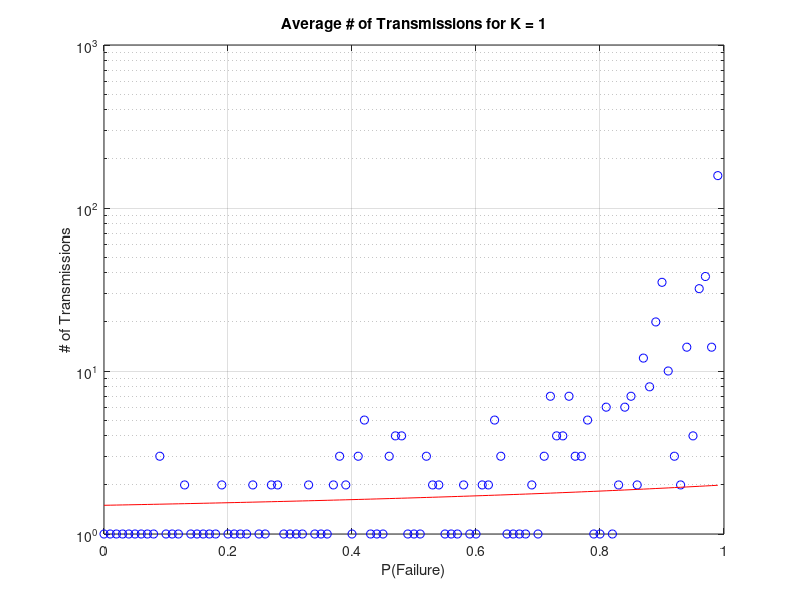
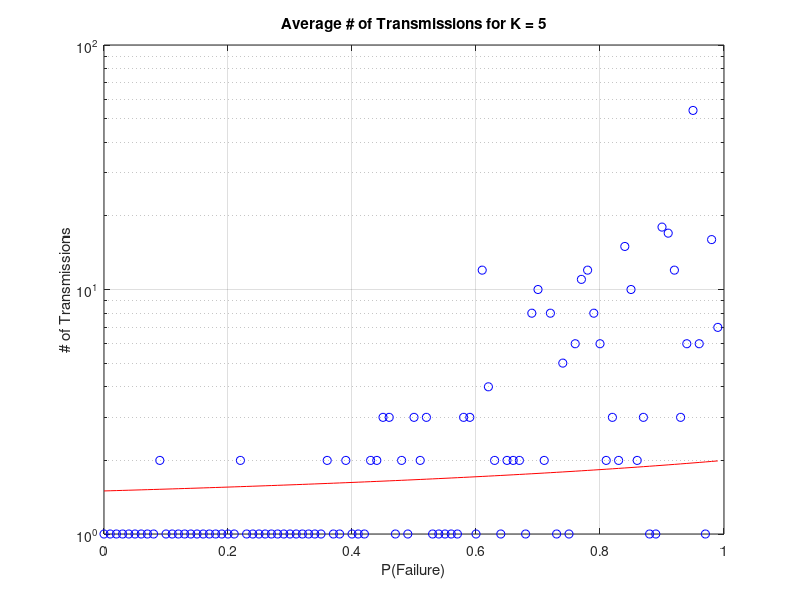
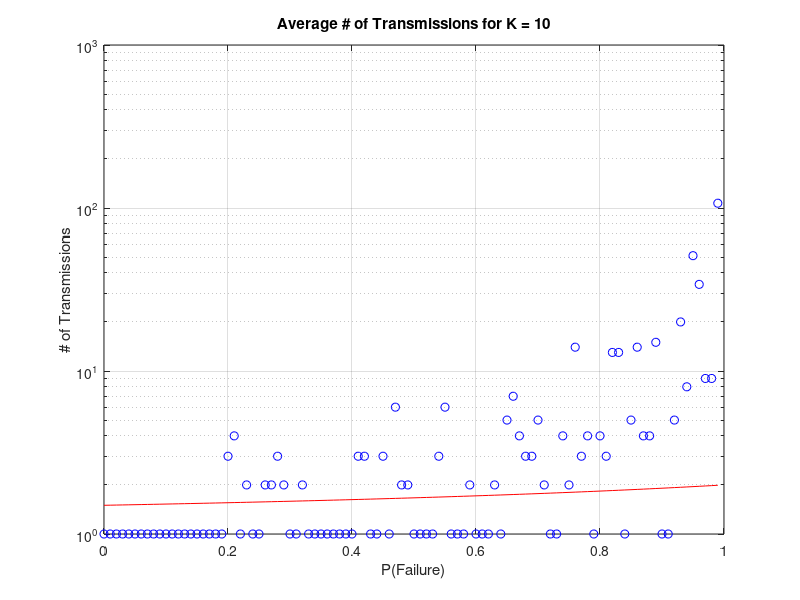
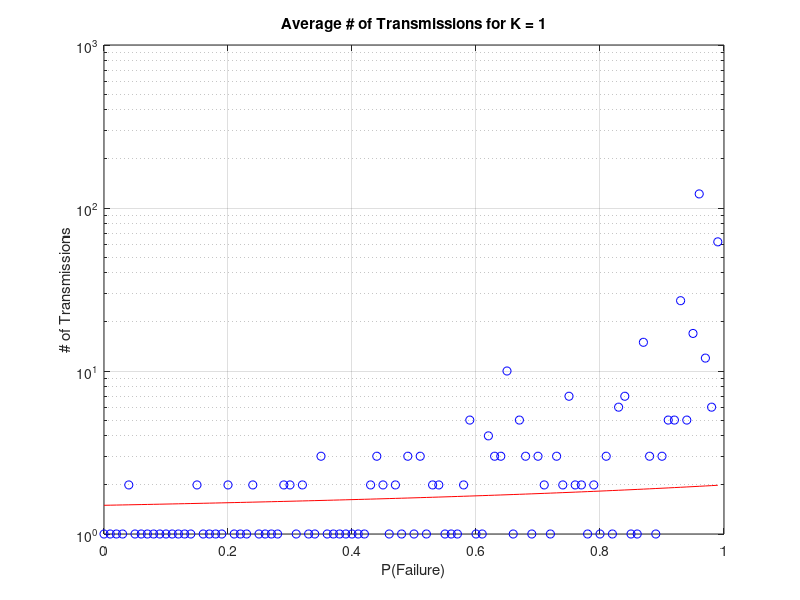

The MATLAB script that drew these images, in order:
%% Function runCustomCompoundNetworkSim()
% Parameters
%  K - the number of packets in the application message
%  p - the probability of failure 
%  N - the number of simulations to run
%
% Returns: the average numeric result across the total simulations

function simulatedData = runCustomCompoundNetworkSim()

close all; %helps a little

K = [1,5,10];
p_99 = 0:0.01:0.99; 
p_1 = zeros(1, length(p_99)) + .01;
p_6 = zeros(1, length(p_99)) + .06;
N = 1000; %needed?

simulatedData = zeros(length(K), length(p_99));
calculatedData = zeros(length(K), length(p_99));

for run = 1 : 6 %run through 6 iterations changing each links p values each time

    if run == 1 %p values for the first set
    link1p = p_1;
    link2p = p_6;
    link3p = p_99;
    end

    if run == 2 %p values for the second set
    link1p = p_6;
    link2p = p_1;
    link3p = p_99;
    end

    if run == 3 %p values for the third set
    link1p = p_1;
    link2p = p_99;
    link3p = p_6;
    end

    if run == 4 %p values for the fourth set
    link1p = p_6;
    link2p = p_99;
    link3p = p_1;
    end

    if run == 5 %p values for the fith set
    link1p = p_99;
    link2p = p_1;
    link3p = p_6;
    end

    if run == 6 %p values for the sixth set
    link1p = p_99;
    link2p = p_6;
    link3p = p_1;
    end

    for x = 1 : length(K)
         for y = 1 : length(p_99)
             simulatedData(x,y) = createData(K(x),link1p(y),link2p(y),link3p(y),N) * 1000;
             calculatedData(x,y) = (1 / ((1 - (link1p(y) * link2p(y))) + (1 - link3p(y)))) + 1; %1 - ((parallel link) + (series link))
         end
    end

for i = 1 : length(K) %makes 3 graphs, one per K

figure;
semilogy (p_99,simulatedData(i, :), 'ko', 'color', 'b');
hold on; %fails without
semilogy (p_99,calculatedData(i, :), 'color', 'r');
title(sprintf('Average # of Transmissions for K = %d', K(i))); %why does this even work?
xlabel('P(Failure)');
ylabel('# of Transmissions');
grid;
hold off;

end

end

end

function result = createData(K,p1,p2,p3,N)
    %booleans for checking link success
    link1Failure = false;   
    link2Failure = false; 
    parallelLinkSuccess = false;
    seriesLinkSuccess = false;

    simResults = ones(1,N); % a place to store the result of each simulation
    
    for i=1:N
        txAttemptCount = 0; % transmission count
        pktSuccessCount = 0; % number of packets that have made it across
    
        while pktSuccessCount < K
            
            while parallelLinkSuccess == false || seriesLinkSuccess == false 

                %parallel link check
                txAttemptCount = txAttemptCount + 1; % count attempt per try on both lines

                r = rand; %check and see if the link succeeded

                if r > p1 %if the link succeeded
                    link1Failure = true;
                end
            
                r = rand; %check and see if the link succeeded

                if r > p2 %if the link succeeded
                    link2Failure = true;
                end

                if link1Failure || link2Failure %if either link is a success the entire link succeeded
                    parallelLinkSuccess = true;
                end

                %Single link check
                r = rand; % transmit again, generate new success check value r
                if r > p3
                    seriesLinkSuccess = true;
                end

                if parallelLinkSuccess == false || seriesLinkSuccess == false %if the link failed reset for the next try
                    link1Failure = false;   
                    link2Failure = false;
                    parallelLinkSuccess = false;
                end

            end

            pktSuccessCount = pktSuccessCount + 1; % increase success count after success (r > p)

        end
    
        simResults(i) = txAttemptCount; % record total number of attempted transmissions before entire application message (K successful packets) transmitted
    end

    result = mean(simResults);
end